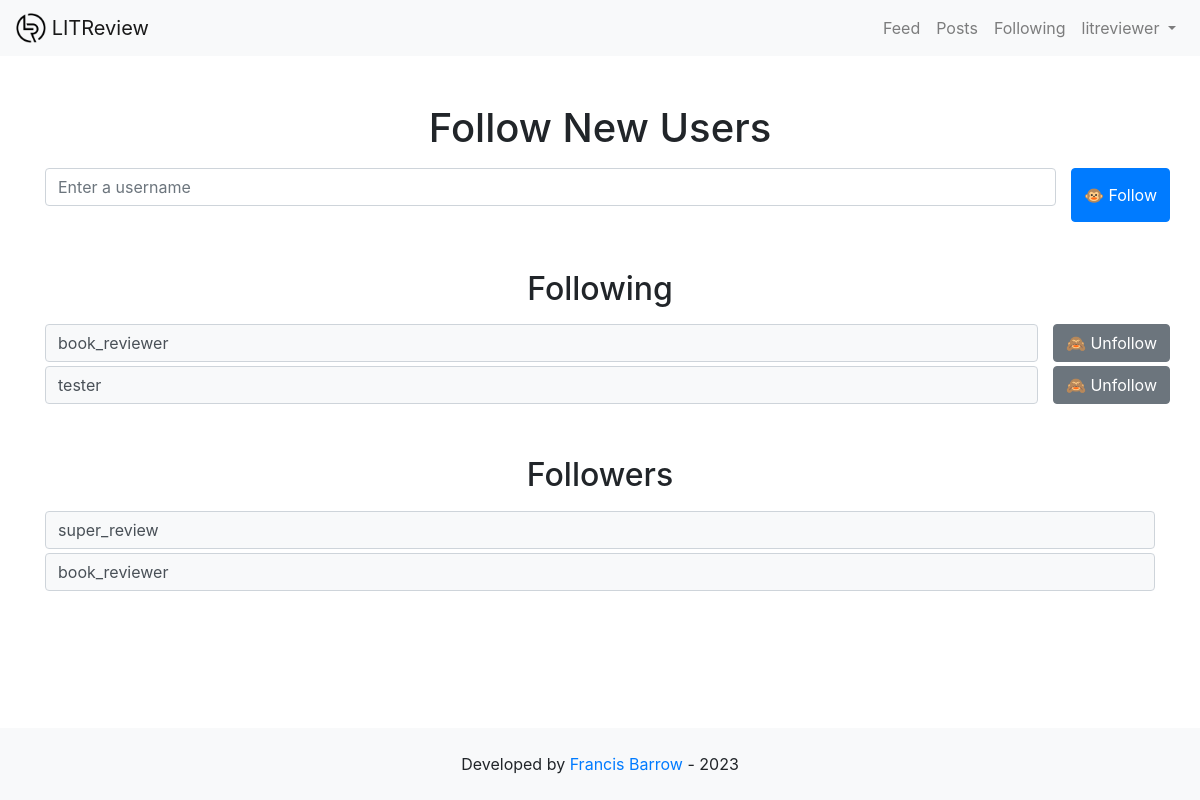
Page /following/ (signed in) on the earlier database version.
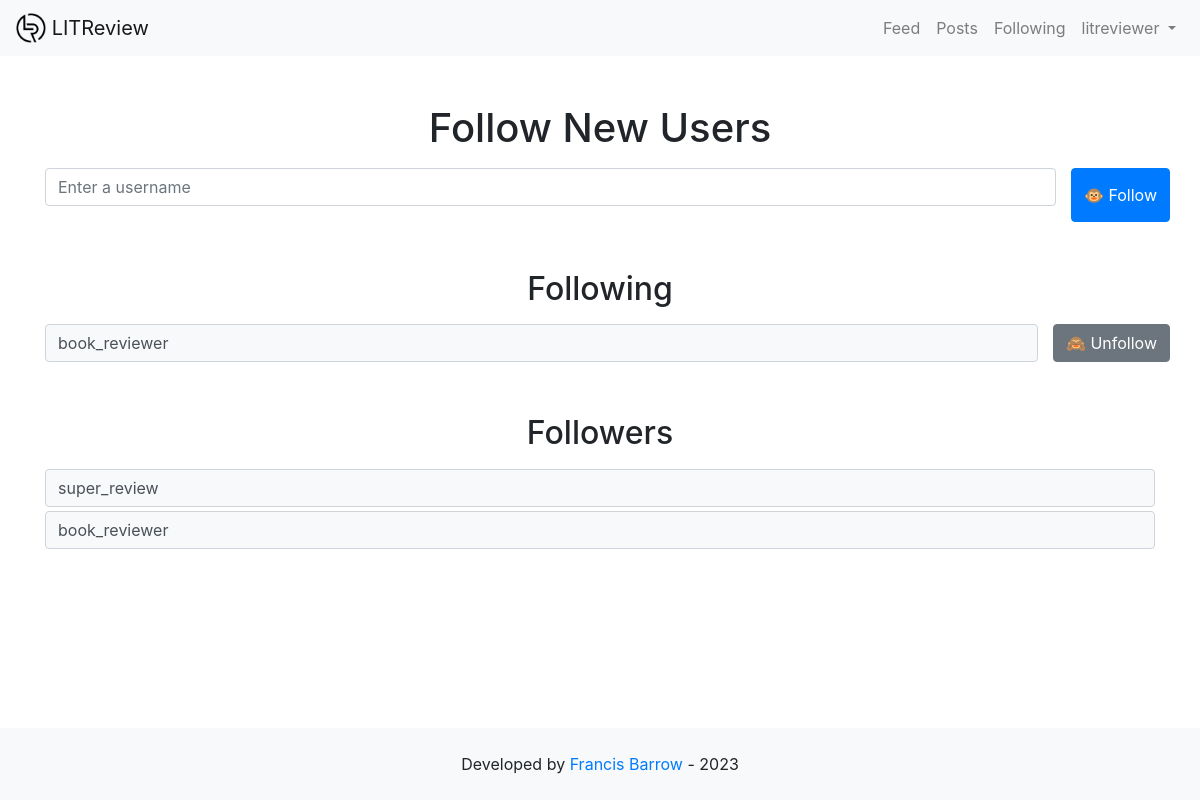
Same page on the later database version.
### authentication/models.py (models this page shows)
class User(AbstractUser):
    follows = models.ManyToManyField(
        'self',
        symmetrical=False,
        blank=True
    )

### authentication/views.py (the view, shortened to what this page needs)
# urls.py: path('following/', authentication.views.following_page, name='following'),
@login_required
def following_page(request):
    follow_form = forms.FollowUsersForm()
    unfollow_form = forms.UnfollowUsersForm()
    followed = request.user.follows.all()
    followers = models.User.objects.filter(follows__id=request.user.id)
    context = {'follow_form': follow_form,
               'unfollow_form': unfollow_form,
               'followed': followed,
               'followers': followers}
    return render(request,
                  'authentication/following.html',
                  context=context)

### authentication/forms.py
class FollowUsersForm(forms.ModelForm):
    def __init__(self, *args, **kwargs):
        super().__init__(*args, **kwargs)
        self.helper = FormHelper()
        self.helper.form_class = FORM_CLASS
        self.helper.form_show_labels = False
        self.helper.layout = Layout(
            Div(
                Field('follow_user', wrapper_class='col mb-0',
                      placeholder="Enter a username"),
                Submit('submit', '🐵 Follow', css_class='col-auto'),
                css_class='row mb-3'
            )
        )
    class Meta:
        model = get_user_model()
        fields = []
    follow_user = forms.CharField(max_length=63)

class UnfollowUsersForm(forms.ModelForm):
    class Meta:
        model = get_user_model()
        fields = []
    unfollow_user = forms.CharField(widget=forms.HiddenInput,
                                    initial="")

### authentication/templates/authentication/following.html (shortened to what this page needs)
{% extends 'base.html' %}
{% load crispy_forms_tags %}
{% block content %}
<h1 class="text-center mt-5 mb-3">Follow New Users</h1>
<form method="post">
    {% crispy follow_form %}
</form>
<h2 class="text-center mt-5 mb-3">Following</h2>
{% if followed|length > 0 %}
    {% for user in followed %}
    <div class="row">
       <div class="col">
           <div class="form-control bg-light">{{ user.username }}</div>
       </div>
        <form class="mb-1" method="post">
                <input class="col-auto btn btn-secondary" type="submit" value="🙈 Unfollow">
        </form>
    </div>
    {% endfor %}
{% else %}
    <p>You do not follow anybody at the moment. Enter a user's username in the field above to follow them.</p>
{% endif %}
<h2 class="text-center mt-5 mb-3">Followers</h2>
{% if followers|length > 0 %}
    {% for user in followers %}
    <div class="row mb-1">
       <div class="col">
           <div class="form-control bg-light">{{ user.username }}</div>
       </div>
    </div>
    {% endfor %}
{% else %}
    <p>You have no followers at the moment. Post reviews to get more followers.</p>
{% endif %}
{% endblock %}

Differences in the rows shown:
no longer on this page (row edited): User: username "tester", shown under "Following"
